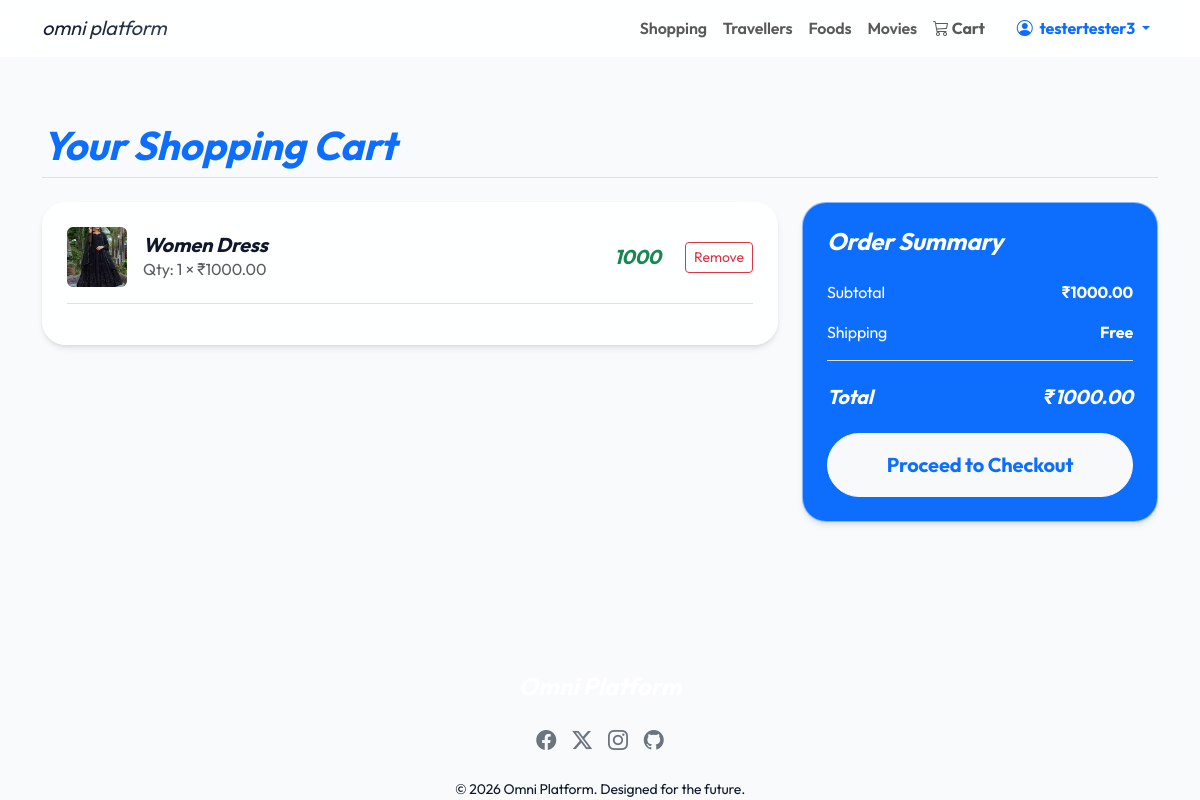
Page /shopping/cart/ (signed in) on the committed database.
### shopping/models.py (models this page shows, shortened)
class ShoppingCartItem(models.Model):
    cart = models.ForeignKey(ShoppingCart, related_name='items', on_delete=models.CASCADE)
    product = models.ForeignKey(Product, on_delete=models.CASCADE)
    quantity = models.PositiveIntegerField(default=1)
    quantity_unit = models.CharField(max_length=20, blank=True, null=True)

class Product(models.Model):
    name = models.CharField(max_length=200)
    category = models.CharField(max_length=50, choices=CATEGORY_CHOICES, default='other')
    description = models.TextField()
    price = models.DecimalField(max_digits=10, decimal_places=2)
    image = models.ImageField(upload_to='products/', blank=True, null=True)
    stock = models.IntegerField(default=0)
    item_name = models.CharField(max_length=50, blank=True, null=True, help_text="e.g. Salt, Soap, Shampoo")
    available_quantities = models.CharField(max_length=100, blank=True, null=True, help_text="e.g. 500g, 1kg, 2 liters (Comma separated)")

class ShoppingCart(models.Model):
    user = models.OneToOneField(User, on_delete=models.CASCADE)
    def get_total(self):
        return sum(item.product.price * item.quantity for item in self.items.all())

### shopping/views.py (the view)
# urls.py: path('cart/', views.cart_view, name='food_cart_view'),
@login_required
def cart_view(request):
    cart, _ = ShoppingCart.objects.get_or_create(user=request.user)
    return render(request, 'shopping/cart.html', {'cart': cart})

### templates/shopping/cart.html (shortened to what this page needs)
{% extends 'base.html' %}
{% block content %}
<div class="container py-5">
    <h1 class="fw-bold mb-4 text-primary border-bottom pb-2">Your Shopping Cart</h1>
    <div class="row">
        <div class="col-lg-8 mb-4">
            <div class="glass-card p-4">
                {% for item in cart.items.all %}
                <div class="d-flex justify-content-between align-items-center mb-3 pb-3 border-bottom">
                    <div class="d-flex align-items-center">
                        {% if item.product.image %}
                        <img src="{{ item.product.image.url }}" class="rounded me-3" style="width: 60px; height: 60px; object-fit: cover;">
                        {% endif %}
                        <div>
                            <h5 class="mb-0 fw-bold">{{ item.product.name }}</h5>
                            <p class="text-muted mb-0">Qty: {{ item.quantity }} &times; ₹{{ item.product.price }}{% if item.quantity_unit %} | Unit: {{ item.quantity_unit }}{% endif %}</p>
                        </div>
                    </div>
                    <div class="d-flex align-items-center">
                        <h5 class="text-success mb-0 fw-bold me-4">{% widthratio item.product.price 1 item.quantity %}</h5>
                        <form method="post" action="{% url 'shopping_remove_from_cart' item.id %}" class="m-0">
                            <button type="submit" class="btn btn-sm btn-outline-danger">Remove</button>
                        </form>
                    </div>
                </div>
                {% empty %}
                <p class="text-muted text-center my-4">Your cart is empty.</p>
                {% endfor %}
            </div>
        </div>
        <div class="col-lg-4">
            <div class="glass-card bg-primary text-white p-4">
                <h4 class="fw-bold mb-4">Order Summary</h4>
                <div class="d-flex justify-content-between mb-3">
                    <span>Subtotal</span>
                    <span class="fw-bold">₹{{ cart.get_total }}</span>
                </div>
                <div class="d-flex justify-content-between mb-4 pb-3 border-bottom">
                    <span>Shipping</span>
                    <span class="fw-bold">Free</span>
                </div>
                <div class="d-flex justify-content-between mb-4">
                    <h5 class="fw-bold mb-0">Total</h5>
                    <h5 class="fw-bold mb-0">₹{{ cart.get_total }}</h5>
                </div>
                {% if cart.items.exists %}
                <a href="{% url 'checkout_cart' %}" class="btn btn-light w-100 rounded-pill py-3 fw-bold text-primary fs-5">Proceed to Checkout</a>
                {% endif %}
            </div>
        </div>
    </div>
</div>
{% endblock %}

### templates/base.html (shortened to what this page needs)
<!DOCTYPE html>
<html lang="en">
<head>
    <link href="https://cdn.jsdelivr.net/npm/bootstrap@5.3.0/dist/css/bootstrap.min.css" rel="stylesheet">
    <link rel="stylesheet" href="https://cdn.jsdelivr.net/npm/bootstrap-icons@1.11.0/font/bootstrap-icons.css">
    <link rel="stylesheet" href="/static/css/style.css">
</head>
<body>
<nav class="navbar navbar-expand-lg navbar-light sticky-top glass-navbar">
    <div class="container">
        <a class="navbar-brand text-gradient fst-italic text-lowercase" href="{% url 'home' %}">omni platform</a>
        <div class="collapse navbar-collapse" id="navbarNav">
            <ul class="navbar-nav ms-auto">
                <li class="nav-item"><a class="nav-link fw-semibold" href="{% url 'product_list' %}">Shopping</a></li>
                <li class="nav-item"><a class="nav-link fw-semibold" href="{% url 'bus_list' %}">Travellers</a></li>
                <li class="nav-item"><a class="nav-link fw-semibold" href="{% url 'restaurant_list' %}">Foods</a></li>
                <li class="nav-item"><a class="nav-link fw-semibold" href="{% url 'movie_list' %}">Movies</a></li>
                <li class="nav-item d-none d-lg-block">
                    <a class="nav-link text-accent fw-bold" href="{% url 'cart_view' %}">
                        <i class="bi bi-cart3"></i> Cart
                    </a>
                </li>
                {% if user.is_authenticated %}
                <li class="nav-item dropdown ms-lg-3">
                    <a class="nav-link dropdown-toggle text-primary fw-bold" href="#" id="navbarDropdown" role="button" data-bs-toggle="dropdown" aria-expanded="false">
                        <i class="bi bi-person-circle me-1"></i> {{ user.username }}
                    </a>
                </li>
                {% else %}
                <li class="nav-item ms-lg-3"><a class="nav-link" href="{% url 'login' %}">Login</a></li>
                <li class="nav-item ms-lg-2"><a class="btn btn-premium" href="{% url 'register' %}">Sign Up</a></li>
                {% endif %}
            </ul>
        </div>
    </div>
</nav>
<main>
    {% block content %}{% endblock %}
</main>
<footer>
    <div class="container text-center">
        <h4 class="text-white fw-bold mb-4">Omni Platform</h4>
        <div class="d-flex justify-content-center gap-3 mb-4 fs-5">
            <a href="#" class="text-secondary"><i class="bi bi-facebook"></i></a>
            <a href="#" class="text-secondary"><i class="bi bi-twitter-x"></i></a>
            <a href="#" class="text-secondary"><i class="bi bi-instagram"></i></a>
            <a href="#" class="text-secondary"><i class="bi bi-github"></i></a>
        </div>
        <p class="mb-0 small">&copy; 2026 Omni Platform. Designed for the future.</p>
    </div>
</footer>
</body>
</html>

### static/css/style.css (style rules this page uses)
:root { --primary-gradient: linear-gradient(135deg, #0f172a, #334155); --accent-gradient: linear-gradient(135deg, #e52e71, #8e2de2); --glass-bg: rgba(255, 255, 255, 0.85); --glass-border: rgba(255, 255, 255, 0.5); --card-shadow: 0 4px 6px -1px rgba(0, 0, 0, 0.1), 0 2px 4px -1px rgba(0, 0, 0, 0.06); --accent-color: #2563eb; --text-main: #0f172a; --text-muted: #475569; --bg-main: #f8fafc; --nav-height: 72px; --bottom-nav-height: 70px; }
body { background-color: var(--bg-main); font-family: 'Outfit', 'Inter', sans-serif; min-height: 100vh; display: flex; flex-direction: column; color: var(--text-main); letter-spacing: -0.01em; }
h1, h2, h3, h4, h5, h6 { font-style: italic; }
.glass-navbar { background: var(--glass-bg) !important; backdrop-filter: blur(20px); -webkit-backdrop-filter: blur(20px); border-bottom: 1px solid var(--glass-border); transition: all 0.4s cubic-bezier(0.165, 0.84, 0.44, 1); }
.glass-card { background: var(--glass-bg); backdrop-filter: blur(15px); -webkit-backdrop-filter: blur(15px); border: 1px solid var(--glass-border); border-radius: 24px; box-shadow: var(--card-shadow); transition: transform 0.3s ease, box-shadow 0.3s ease; overflow: hidden; }
.text-gradient { background: var(--primary-gradient); -webkit-background-clip: text; background-clip: text; -webkit-text-fill-color: transparent; }
main { flex-grow: 1; padding-bottom: 100px; }
@media (min-width: 992px) { main { padding-bottom: 3rem; } }

### rows in the picture
ShoppingCartItem: product.image (picture), product.name "Women Dress", quantity "1", product.price "1000.00", product+quantity "1000"
ShoppingCart: get_total "1000.00"

### other values in the picture
{{ user.username }} "testertester3"
